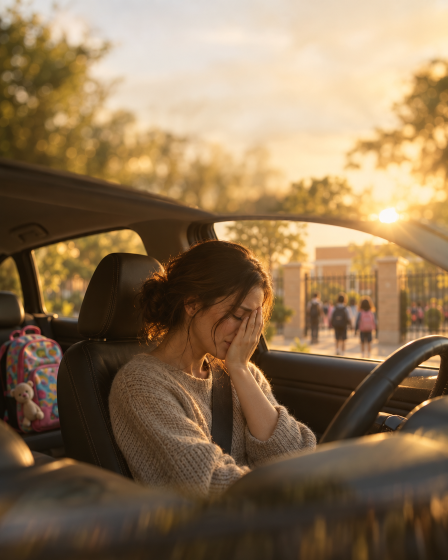
#> input picture carrosseis/mae-borderline-regua/fontes/slide2.png, 896 x 1120 px (shown at 1/2 size)
$ python gerar.py
#> lines starting #> are read from the running program, lines starting #| are printed output that depends on the picture
import os, sys
from PIL import Image, ImageDraw, ImageFont, ImageFilter
D = os.path.dirname(os.path.abspath(__file__))
F = os.path.join(D, 'fontes')
W, H, M = 1080, 1350, 70
OFF, RED = (245, 239, 230), (232, 58, 42)
FONT = os.path.join(F, 'DMSerifDisplay-Regular.ttf')
CAPA = os.path.join(F, 'capa.png')
PROVISORIO = not os.path.exists(CAPA)
log = []

def cover(im):
    s = max(W / im.width, H / im.height)
#> s = 1.21
    im = im.resize((round(im.width * s), round(im.height * s)), Image.LANCZOS)
    l, t = (im.width - W) // 2, (im.height - H) // 2
#> l = 0; t = 0
#> in bg_foto, `novo = Image.new('RGB', (W, H))`: novo: PIL image 1080x1350 RGB; every value is 0
    return im.crop((l, t, l + W, t + H))

def darken(im, k):
#> called with k = 0.35
    return Image.eval(im, lambda v: int(v * (1 - k)))

def top_gradient(im, a_top, end):
#> called with a_top = 0.95, end = 0.78
    ov = Image.new('L', (W, H), 0)
#> ov: PIL image 1080x1350 L; every value is 0
    px = ov.load()
    for y in range(int(H * end)):
        a = int(255 * a_top * (1 - y / (H * end)) ** 1.4)
        for x in range(W): px[x, y] = a
    return Image.composite(Image.new('RGB', (W, H)), im, ov)
#> in group_metrics, `size = g['size']`: size = 66
#> the loop in group_metrics, `while True:` made 3 passes
#> (wmax, size) on passes 1 to 2: (1027, 64), (995.9, 62)
#> wmax on pass 3: 964.8
#> after the loop in group_metrics, `while True:`: size = 62
#> the loop in group_metrics (call 2), `while True:` made 3 passes
#> (wmax, size) on passes 1 to 2: (1010.5, 64), (979.8, 62)
#> wmax on pass 3: 949.2
#> in render, `ms = [group_metrics(g) for g in groups]`: ms = 3 items
#> in render, `h = sum(len(g['lines']) * lh + g.get('gap', 0) for g, (_, _, lh) in zi..`: h = 528
#> in render, `y0 = M if pos == 'top' else (H - h) // 2`: y0 = 70
#> in render, `ops, y = [], y0`: ops = []; y = 70
#> the loop in render, `for g, (font, size, lh) in zip(groups, ms):` made 3 passes
#> (size, lh, y) on passes 1 to 3: (62, 71, 317), (62, 71, 410), (82, 94, 598)
#> after the loop in render, `for g, (font, size, lh) in zip(groups, ms):`: ops = 7 items; y = 598
#> the loop in render, `for x, y, t, font, c in ops: ds.text((x, y + 3), t, font=font, fill=255)` made 7 passes
#> (x, y, t, c) on passes 1 to 7: (70, 70, 'Leva o filho na escola todo dia.', (245, 239, 230)), (70, 141, 'Num dia ruim, chorou no carro', (245, 239, 230)), (70, 212, 'antes de entrar.', (245, 239, 230)), (70, 317, 'A família do ex viu e decretou:', (245, 239, 230)), (70, 410, 'borderline ', (245, 239, 230)), (514.8, 410, 'não tem', (232, 58, 42)), (70, 504, 'condição de criar filho.', (232, 58, 42))
#> the loop in render, `for x, y, t, font, c in ops:` made 7 passes
#> the loop in render, `for x, y, t, font, c in ops:` made 7 passes
#> (x, y, t, c, bb, maxy) on passes 1 to 7: (70, 70, 'Leva o filho na escola todo dia.', (245, 239, 230), (70, 81, 1035, 129), 129), (70, 141, 'Num dia ruim, chorou no carro', (245, 239, 230), (70, 152, 1020, 206), 206), (70, 212, 'antes de entrar.', (245, 239, 230), (70, 223, 564, 271), 271), (70, 317, 'A família do ex viu e decretou:', (245, 239, 230), (70, 325, 1019, 376), 376), (70, 410, 'borderline ', (245, 239, 230), (70, 425, 515, 488), 488), (514.8, 410, 'não tem', (232, 58, 42), (514.8, 423, 855.8, 488), 488), (70, 504, 'condição de criar filho.', (232, 58, 42), (70, 517, 1005, 597), 597)
#> in render, `im.save(os.path.join(D, nome))`:
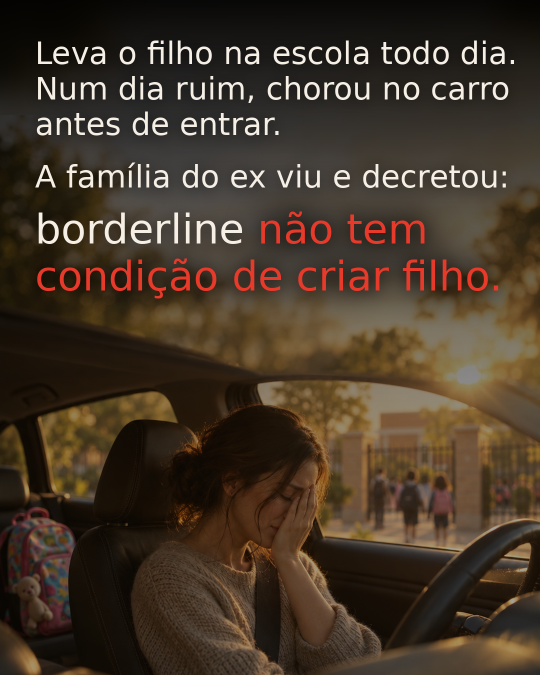
#> saved as 02.png: PIL image 1080x1350 RGB (shown at 1/2 size); mean R, G, B 68.7, 54.7, 40.6
#> in render, `ok = minx >= M and maxx <= W - M and miny >= M and maxy <= H - M`: ok = False

def bg_foto(nome, a=.75, end=.55, desce=0):
    im = cover(Image.open(os.path.join(F, nome)).convert('RGB'))
    if desce:
        # desce a foto para a cabeça da pessoa não ficar sob o texto; o topo vira extensão espelhada e desfocada, coberta pelo gradiente
        topo = im.crop((0, 0, W, desce)).transpose(Image.FLIP_TOP_BOTTOM).filter(ImageFilter.GaussianBlur(25))
        novo = Image.new('RGB', (W, H)); novo.paste(im, (0, desce)); novo.paste(topo, (0, 0)); im = novo
    return top_gradient(darken(im, .35), a, end)

def capa_baixo():
    src = CAPA if not PROVISORIO else os.path.join(F, 'slide2.png')
    im = Image.open(src).convert('RGB')
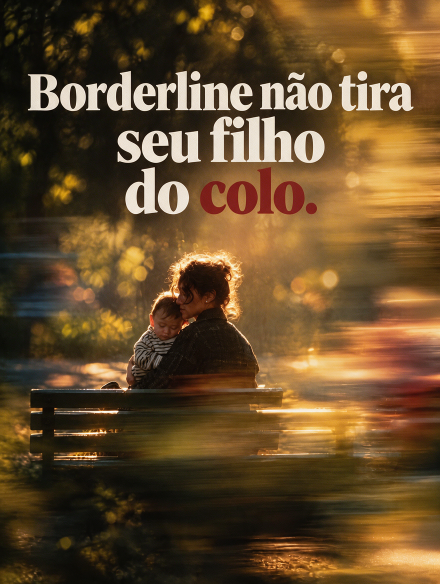
#> input picture carrosseis/mae-borderline-regua/fontes/capa.png, 880 x 1168 px (shown at 1/2 size)
#> im is the input picture: PIL image 880x1168 RGB; mean R, G, B 102.1, 75.7, 43.2
    return cover(im.crop((0, int(im.height * .4), im.width, im.height)))

def bg_blur():
    return darken(capa_baixo().filter(ImageFilter.GaussianBlur(25)), .3)
#> the loop in render (call 2), `for g, (font, size, lh) in zip(groups, ms):` made 3 passes
#> (size, lh, y) on passes 1 to 2: (76, 87, 592), (76, 87, 822)
#> (g, size, lh, y) on pass 3: ({'size': 140, 'gap': 0, 'lines': ['[O cuidado diz.]']}, 130, 150, 972)
#> the loop in render (call 2), `for x, y, t, font, c in ops: ds.text((x, y + 3), t, font=font, fill=255)` made 5 passes
#> (y, t, c) on passes 1 to 5: (378, 'Ninguém olhou para os', (245, 239, 230)), (465, 'outros dias do ano.', (245, 239, 230)), (592, 'Diagnóstico não diz se', (245, 239, 230)), (679, 'alguém é boa mãe.', (245, 239, 230)), (822, 'O cuidado diz.', (232, 58, 42))
#> the loop in render (call 2), `for x, y, t, font, c in ops:` made 5 passes
#> (y, t, c, bb, maxx, maxy) on passes 1 to 5: (378, 'Ninguém olhou para os', (245, 239, 230), (70, 388, 955, 465), 955, 465), (465, 'outros dias do ano.', (245, 239, 230), (70, 478, 797, 537), 955, 537), (592, 'Diagnóstico não diz se', (245, 239, 230), (70, 602, 927, 679), 955, 679), (679, 'alguém é boa mãe.', (245, 239, 230), (70, 689, 807, 766), 955, 766), (822, 'O cuidado diz.', (232, 58, 42), (70, 844, 997, 945), 997, 945)
#> call 2 of bg_foto, with nome = 'slide4.png', a = 0.85, end = 0.62, desce = 60
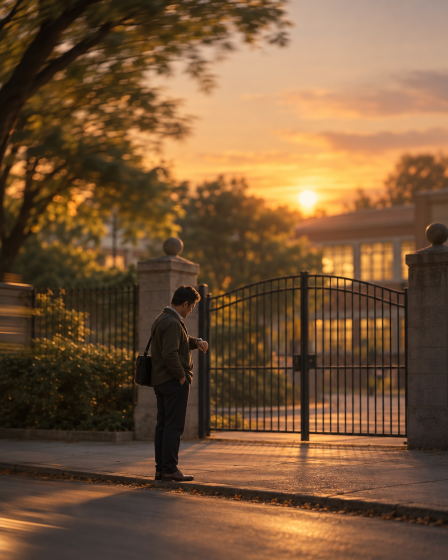
#> input picture carrosseis/mae-borderline-regua/fontes/slide4.png, 896 x 1120 px (shown at 1/2 size)
#> call 3 of render, with nome = '04.png', pos = 'top', reforco_vermelho = 0
#> in render (call 3), `h = sum(len(g['lines']) * lh + g.get('gap', 0) for g, (_, _, lh) in zi..`: h = 583
#> in render (call 3), `y0 = M if pos == 'top' else (H - h) // 2`: y0 = 70
#> in render (call 3), `ops, y = [], y0`: ops = []; y = 70
#> the loop in render (call 3), `for g, (font, size, lh) in zip(groups, ms):` made 3 passes
#> (g, size, lh, y) on passes 2 to 3: ({'size': 74, 'gap': 0, 'lines': ['E disseram:']}, 74, 85, 529), ({'size': 108, 'gap': 0, 'lines': ['é o borderline.']}, 108, 124, 653)
#> (size, lh, y) on pass 1: (74, 85, 444)
#> after the loop in render (call 3), `for g, (font, size, lh) in zip(groups, ms):`: ops = 8 items; y = 653
#> the loop in render (call 3), `for x, y, t, font, c in ops: ds.text((x, y + 3), t, font=font, fill=255)` made 8 passes
#> (x, y, t, c) on passes 1 to 8: (70, 70, 'Outra mãe atrasou duas', (245, 239, 230)), (70, 155, 'horas ', (245, 239, 230)), (300, 155, 'de propósito', (232, 58, 42)), (762.7, 155, ' para', (245, 239, 230)), (70, 240, 'entregar o filho, só para', (245, 239, 230)), (70, 325, 'o pai esperar.', (245, 239, 230)), (70, 444, 'E disseram:', (245, 239, 230)), (70, 529, 'é o borderline.', (245, 239, 230))
#> the loop in render (call 3), `for x, y, t, font, c in ops:` made 8 passes
#> (x, y, t, c, bb, maxy) on passes 1 to 8: (70, 70, 'Outra mãe atrasou duas', (245, 239, 230), (70, 82, 972, 140), 140), (70, 155, 'horas ', (245, 239, 230), (70, 168, 300, 225), 225), (300, 155, 'de propósito', (232, 58, 42), (300, 165, 763, 239), 239), (762.7, 155, ' para', (245, 239, 230), (762.7, 183, 954.7, 239), 239), (70, 240, 'entregar o filho, só para', (245, 239, 230), (70, 250, 963, 324), 324), (70, 325, 'o pai esperar.', (245, 239, 230), (70, 338, 575, 409), 409), (70, 444, 'E disseram:', (245, 239, 230), (70, 457, 503, 514), 514), (70, 529, 'é o borderline.', (245, 239, 230), (70, 544, 857, 632), 632)
#> in render (call 3), `im.save(os.path.join(D, nome))`:
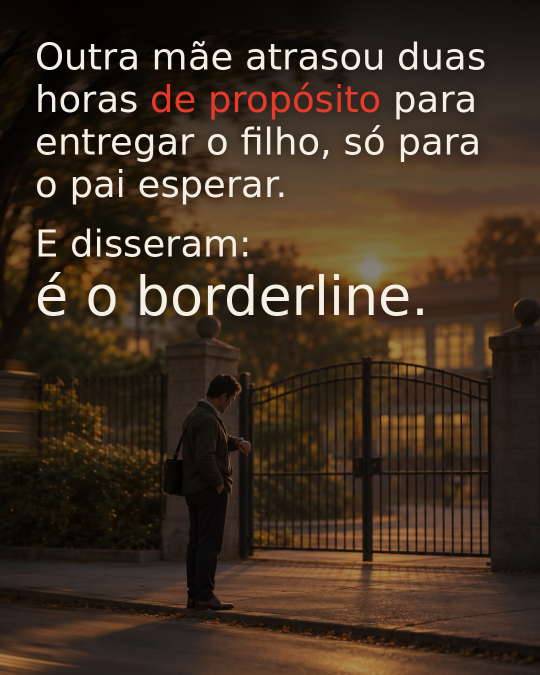
#> saved as 04.png: PIL image 1080x1350 RGB (shown at 1/2 size); mean R, G, B 63.9, 48.1, 34.1
#> in render (call 5), `h = sum(len(g['lines']) * lh + g.get('gap', 0) for g, (_, _, lh) in zi..`: h = 792
#> in render (call 5), `y0 = M if pos == 'top' else (H - h) // 2`: y0 = 279
#> in render (call 5), `ops, y = [], y0`: ops = []; y = 279
#> the loop in render (call 5), `for g, (font, size, lh) in zip(groups, ms):` made 5 passes
#> (size, lh, y) on passes 1, 4, 5: (108, 124, 583), (68, 78, 911), (70, 80, 1071)
#> (g, size, lh, y) on passes 2 to 3: ({'size': 70, 'gap': 30, 'lines': ['A criança está segura?']}, 70, 80, 693), ({'size': 70, 'gap': 30, 'lines': ['Existe rede de apoio?']}, 70, 80, 803)
#> after the loop in render (call 5), `for g, (font, size, lh) in zip(groups, ms):`: ops = 7 items; y = 1071
#> the loop in render (call 5), `for x, y, t, font, c in ops: ds.text((x, y + 3), t, font=font, fill=255)` made 7 passes
#> (y, t, c) on passes 1 to 7: (279, 'O que pesa', (232, 58, 42)), (403, 'de verdade:', (232, 58, 42)), (583, 'A criança está segura?', (245, 239, 230)), (693, 'Existe rede de apoio?', (245, 239, 230)), (803, 'A impulsividade traz risco?', (245, 239, 230)), (911, 'Ela segue o tratamento', (245, 239, 230)), (991, 'e tem acesso a ele?', (245, 239, 230))
#> the loop in render (call 5), `for x, y, t, font, c in ops:` made 7 passes
#> (y, t, c, bb, maxx, maxy) on passes 1 to 7: (279, 'O que pesa', (232, 58, 42), (70, 299, 685, 402), 685, 402), (403, 'de verdade:', (232, 58, 42), (70, 422, 718, 506), 718, 506), (583, 'A criança está segura?', (245, 239, 230), (70, 592, 867, 663), 867, 663), (693, 'Existe rede de apoio?', (245, 239, 230), (70, 705, 824, 773), 867, 773), (803, 'A impulsividade traz risco?', (245, 239, 230), (70, 815, 984, 881), 984, 881), (911, 'Ela segue o tratamento', (245, 239, 230), (70, 923, 893, 991), 984, 991), (991, 'e tem acesso a ele?', (245, 239, 230), (70, 1003, 767, 1057), 984, 1057)
#> in render (call 5), `im.save(os.path.join(D, nome))`:
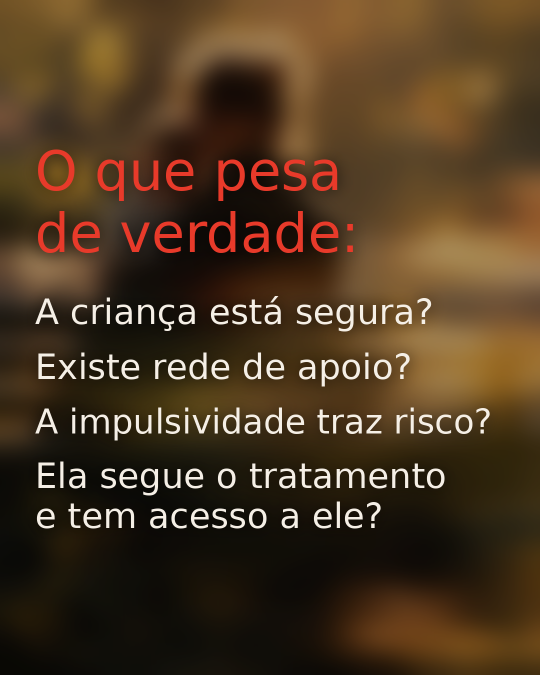
#> saved as 06.png: PIL image 1080x1350 RGB (shown at 1/2 size); mean R, G, B 76.7, 55.8, 33
#> in render (call 5), `ok = minx >= M and maxx <= W - M and miny >= M and maxy <= H - M`: ok = True

def bg_07():
    # fundo: o mesmo recorte da capa (de 40% para baixo), desfocado e escurecido no topo para o texto.
    # sobre ele, o recorte nítido em largura total, posto no terço de baixo com a borda de cima esfumada,
    # para mãe, filho e banco ficarem inteiros e longe das bordas.
    src = Image.open(CAPA).convert('RGB')
    crop = src.crop((0, int(src.height * .4), src.width, src.height))
    sc = W / crop.width
#> sc = 1.23
    nit = crop.resize((W, round(crop.height * sc)), Image.LANCZOS)
    y = 720                                       # onde começa o recorte nítido
    fundo = darken(capa_baixo().filter(ImageFilter.GaussianBlur(25)), .3)
    mask = Image.new('L', nit.size, 255); pm = mask.load()
#> after `mask = Image.new('L', nit.size, 255)`: mask: PIL image 1080x860 L; every value is 255
    fade = 60
    for yy in range(fade):
        for xx in range(W): pm[xx, yy] = int(255 * yy / fade)
    fundo.paste(nit, (0, y), mask)
    return top_gradient(fundo, .6, .58)


def spans(line):
    out, red, buf = [], False, ''
    for ch in line:
        if ch in '[]':
            if buf: out.append((buf, red)); buf = ''
            red = ch == '['
        else: buf += ch
    if buf: out.append((buf, red))
    return out

def group_metrics(g):
    size = g['size']
    while True:
        font = ImageFont.truetype(FONT, size)
        wmax = max(sum(font.getlength(t) for t, _ in spans(l)) for l in g['lines'])
        if wmax <= W - 2 * M or size <= 62: break
        size -= 2
    assert size >= 62, g
    return font, size, round(size * 1.15)

def render(nome, bg, groups, pos, reforco_vermelho=0):
    ms = [group_metrics(g) for g in groups]
    h = sum(len(g['lines']) * lh + g.get('gap', 0) for g, (_, _, lh) in zip(groups, ms)) - groups[-1].get('gap', 0)
    im = bg.copy()
    sh = Image.new('L', (W, H), 0); ds = ImageDraw.Draw(sh)
    y0 = M if pos == 'top' else (H - h) // 2
    ops, y = [], y0
    for g, (font, size, lh) in zip(groups, ms):
        # compensa o respiro do topo da fonte para alinhar a tinta à margem
        for l in g['lines']:
            x = M
            for t, r in spans(l):
                ops.append((x, y, t, font, RED if r else OFF)); x += font.getlength(t)
            y += lh
        y += g.get('gap', 0)
    for x, y, t, font, c in ops: ds.text((x, y + 3), t, font=font, fill=255)
    sh = sh.filter(ImageFilter.GaussianBlur(14)).point(lambda v: int(v * .7))
    im = Image.composite(Image.new('RGB', (W, H)), im, sh)
    if reforco_vermelho:
        # halo escuro mais largo só atrás das palavras em vermelho, para o vermelho saltar sobre a luz da foto
        hv = Image.new('L', (W, H), 0); dh = ImageDraw.Draw(hv)
        for x, y, t, font, c in ops:
            if c == RED: dh.text((x, y), t, font=font, fill=255, stroke_width=10, stroke_fill=255)
        hv = hv.filter(ImageFilter.GaussianBlur(34)).point(lambda v: int(min(255, v * 1.4) * reforco_vermelho))
        im = Image.composite(Image.new('RGB', (W, H)), im, hv)
    d = ImageDraw.Draw(im)
    minx = miny = 9999; maxx = maxy = 0
    for x, y, t, font, c in ops:
        d.text((x, y), t, font=font, fill=c)
        bb = d.textbbox((x, y), t, font=font)
        minx, miny, maxx, maxy = min(minx, bb[0]), min(miny, bb[1]), max(maxx, bb[2]), max(maxy, bb[3])
    im.save(os.path.join(D, nome))
    ok = minx >= M and maxx <= W - M and miny >= M and maxy <= H - M
    log.append(f'{nome}: tamanhos {[s for _, s, _ in ms]}px, tinta x {minx:.0f}-{maxx:.0f}, y {miny}-{maxy}, margens {"OK" if ok else "FALHA"}')

G = lambda size, gap, *lines: {'size': size, 'gap': gap, 'lines': list(lines)}

render('02.png', bg_foto('slide2.png', .95, .78, desce=230), [
    G(66, 34, 'Leva o filho na escola todo dia.', 'Num dia ruim, chorou no carro', 'antes de entrar.'),
    G(66, 22, 'A família do ex viu e decretou:'),
    G(92, 0, 'borderline [não tem', '[condição de criar filho.]'),
], 'top', reforco_vermelho=.45)

render('03.png', bg_blur(), [
    G(76, 40, 'Ninguém olhou para os', 'outros dias do ano.'),
    G(76, 56, 'Diagnóstico não diz se', 'alguém é boa mãe.'),
    G(140, 0, '[O cuidado diz.]'),
], 'mid')

render('04.png', bg_foto('slide4.png', .85, .62, desce=60), [
    G(74, 34, 'Outra mãe atrasou duas', 'horas [de propósito] para', 'entregar o filho, só para', 'o pai esperar.'),
    G(74, 0, 'E disseram:'),
    G(108, 0, 'é o borderline.'),
], 'top')

render('05.png', bg_blur(), [
    G(150, 44, 'Não é.'),
    G(68, 44, 'Borderline pode explicar uma', 'reação impulsiva na crise.'),
    G(68, 6, 'Fazer o outro sofrer de propósito'),
    G(118, 6, '[é escolha,]'),
    G(68, 0, 'e se julga como a de', 'qualquer pessoa.'),
], 'mid')

render('06.png', bg_blur(), [
    G(108, 56, '[O que pesa]', '[de verdade:]'),
    G(70, 30, 'A criança está segura?'),
    G(70, 30, 'Existe rede de apoio?'),
    G(70, 30, 'A impulsividade traz risco?'),
    G(70, 0, 'Ela segue o tratamento', 'e tem acesso a ele?'),
], 'mid')

render('07.png', bg_07(), [
    G(110, 30, 'Toda mãe erra.'),
    G(72, 0, 'Quem tem borderline não', 'merece régua mais dura.'),
    G(110, 44, '[Nem mais leve.]'),
    G(64, 0, 'Manda para a mãe que tem medo', 'de contar o diagnóstico.'),
], 'top')
#> in render (call 6), `ms = [group_metrics(g) for g in groups]`: ms = 4 items
#> in render (call 6), `h = sum(len(g['lines']) * lh + g.get('gap', 0) for g, (_, _, lh) in zi..`: h = 634
#> in render (call 6), `y0 = M if pos == 'top' else (H - h) // 2`: y0 = 70
#> in render (call 6), `ops, y = [], y0`: ops = []; y = 70
#> the loop in render (call 6), `for g, (font, size, lh) in zip(groups, ms):` made 4 passes
#> (g, size, lh, y) on passes 1, 3: ({'size': 110, 'gap': 30, 'lines': ['Toda mãe erra.']}, 110, 126, 226), ({'size': 110, 'gap': 44, 'lines': ['[Nem mais leve.]']}, 110, 126, 562)
#> (size, lh, y) on passes 2, 4: (72, 83, 392), (62, 71, 704)
#> after the loop in render (call 6), `for g, (font, size, lh) in zip(groups, ms):`: ops = 6 items; y = 704
#> the loop in render (call 6), `for x, y, t, font, c in ops: ds.text((x, y + 3), t, font=font, fill=255)` made 6 passes
#> (y, t, c) on passes 1 to 6: (70, 'Toda mãe erra.', (245, 239, 230)), (226, 'Quem tem borderline não', (245, 239, 230)), (309, 'merece régua mais dura.', (245, 239, 230)), (392, 'Nem mais leve.', (232, 58, 42)), (562, 'Manda para a mãe que tem medo', (245, 239, 230)), (633, 'de contar o diagnóstico.', (245, 239, 230))
#> in render (call 6), `sh = sh.filter(ImageFilter.GaussianBlur(14)).point(lambda v: int(v * ...`:
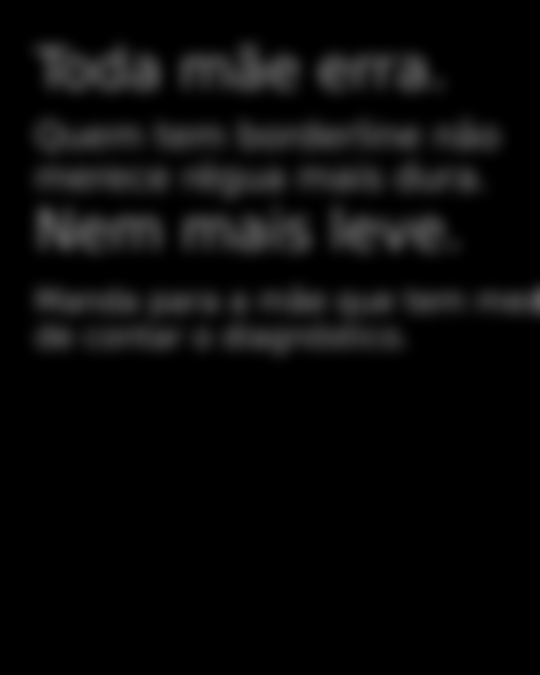
#> sh: PIL image 1080x1350 L (shown at 1/2 size); min 0, max 84, mean 9.8
#> the loop in render (call 6), `for x, y, t, font, c in ops:` made 6 passes
#> (y, t, c, bb, maxx, maxy) on passes 1 to 6: (70, 'Toda mãe erra.', (245, 239, 230), (69, 88, 894, 175), 894, 175), (226, 'Quem tem borderline não', (245, 239, 230), (70, 237, 1000, 302), 1000, 302), (309, 'merece régua mais dura.', (245, 239, 230), (70, 318, 977, 391), 1000, 391), (392, 'Nem mais leve.', (232, 58, 42), (70, 411, 925, 497), 1000, 497), (562, 'Manda para a mãe que tem medo', (245, 239, 230), (70, 572, 1127, 633), 1127, 633), (633, 'de contar o diagnóstico.', (245, 239, 230), (70, 641, 819, 704), 1127, 704)
#> in render (call 6), `im.save(os.path.join(D, nome))`:
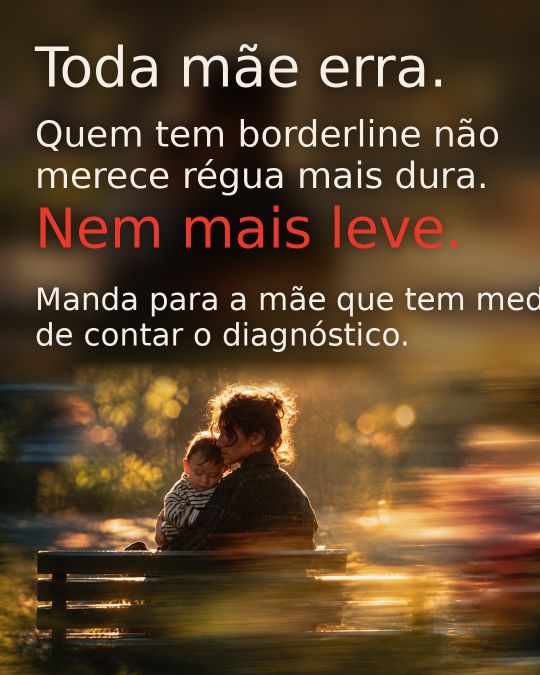
#> saved as 07.png: PIL image 1080x1350 RGB (shown at 1/2 size); mean R, G, B 91.1, 67.2, 41.3
#> in render (call 6), `ok = minx >= M and maxx <= W - M and miny >= M and maxy <= H - M`: ok = False
print('PROVISORIO (sem capa.png)' if PROVISORIO else 'capa.png usada')
print('\n'.join(log))
#| 02.png: tamanhos [62, 62, 82]px, tinta x 70-1035, y 81-597, margens FALHA
#| 03.png: tamanhos [76, 76, 130]px, tinta x 70-997, y 388-945, margens OK
#| 04.png: tamanhos [74, 74, 108]px, tinta x 70-972, y 82-632, margens OK
#| 05.png: tamanhos [150, 62, 62, 118, 68]px, tinta x 70-1082, y 306-1063, margens FALHA
#| 06.png: tamanhos [108, 70, 70, 68, 70]px, tinta x 70-984, y 299-1057, margens OK
#| 07.png: tamanhos [110, 72, 110, 62]px, tinta x 69-1127, y 88-704, margens FALHA
